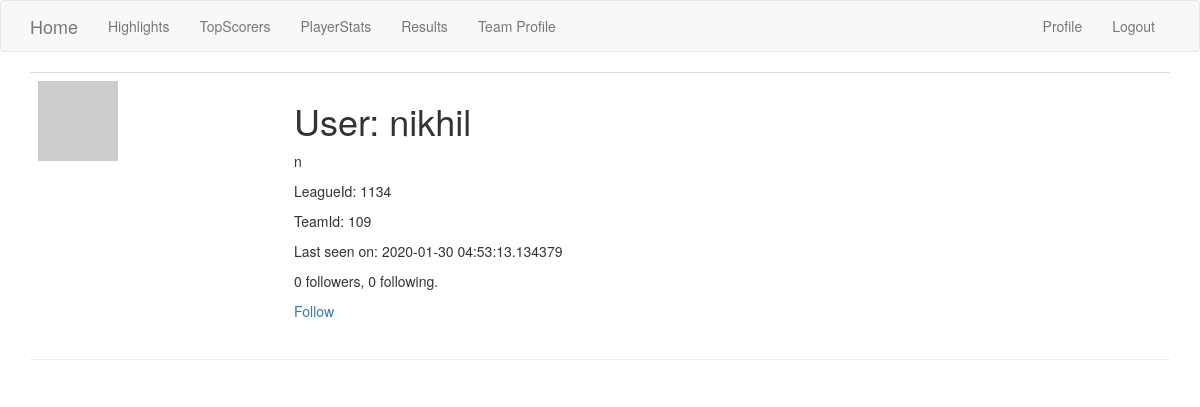
The page /user/nikhil (signed in) on the database its author committed.
### app/models.py (models this page shows, shortened)
class User(UserMixin, db.Model):
    id = db.Column(db.Integer, primary_key=True)
    username = db.Column(db.String(64), index=True, unique=True)
    email = db.Column(db.String(120), index=True, unique=True)
    password_hash = db.Column(db.String(128))
    posts = db.relationship('Post', backref='author', lazy='dynamic')
    about_me = db.Column(db.String(140))
    last_seen = db.Column(db.DateTime, default=datetime.utcnow)
    dummy_token = jwt.encode({'some': 'payload'}, 'secret', algorithm='HS256')
    leagueId = db.Column(db.String(140))
    teamId = db.Column(db.String(140))
    followed = db.relationship(
        'User', secondary=followers,
        primaryjoin=(followers.c.follower_id == id),
        secondaryjoin=(followers.c.followed_id == id),
        backref=db.backref('followers', lazy='dynamic'), lazy='dynamic')
    def avatar(self, size):
        digest = md5(self.email.lower().encode('utf-8')).hexdigest()
        return 'https://www.gravatar.com/avatar/{}?d=identicon&s={}'.format(digest, size)
    def is_following(self, user):
        return self.followed.filter(
            followers.c.followed_id == user.id).count() > 0

### app/routes.py (the view)
@app.route('/user/<username>')
@login_required
def user(username):
    user = User.query.filter_by(username=username).first_or_404()
    posts = [
        {'author': user, 'body': 'Test post #1'},
        {'author': user, 'body': 'Test post #2'}
    ]
    return render_template('user.html', user=user)

### app/models.py (called while the page is built)
@login.user_loader
def load_user(id):
    return User.query.get(int(id))

### app/routes.py (called while the page is built)
@app.before_request
def before_request():
    if current_user.is_authenticated:
        current_user.last_seen = datetime.utcnow()
        db.session.commit()

### app/templates/user.html (shortened to what this page needs)
{% extends "base.html" %}
{% block app_content %}
  <table class="table table-hover">
        <tr>
            <td width="256px"><img src="{{ user.avatar(256) }}"></td>
            <td>
                <h1>User: {{ user.username }}</h1>
                {% if user.about_me %}<p>{{ user.about_me }}</p>{% endif %}
                {% if user.leagueId %}<p>LeagueId: {{ user.leagueId }}</p>{% endif %}
                {% if user.teamId %}<p>TeamId: {{ user.teamId }}</p>{% endif %}
                {% if user.last_seen %}<p>Last seen on: {{ user.last_seen }}</p>{% endif %}
                <p>{{ user.followers.count() }} followers, {{ user.followed.count() }} following.</p>
                {% if user == current_user %}
                <p><a href="{{ url_for('edit_profile') }}">Edit your profile</a></p>
                {% elif not current_user.is_following(user) %}
                <p><a href="{{ url_for('follow', username=user.username) }}">Follow</a></p>
                {% else %}
                <p><a href="{{ url_for('unfollow', username=user.username) }}">Unfollow</a></p>
                {% endif %}
            </td>
        </tr>
    </table>
  <hr>
{% endblock %}

### rows shown on the page
User: username "nikhil", about_me "n", leagueId "1134", teamId "109", last_seen "2020-01-30 04:53:13.134379"

### other values the page prints
{{ user.followers.count() }} "0"
{{ user.followed.count() }} "0"
